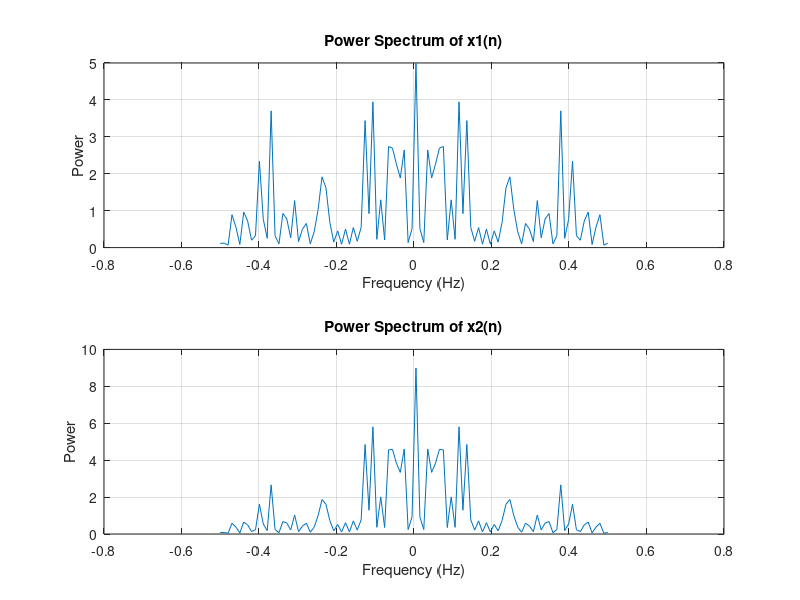
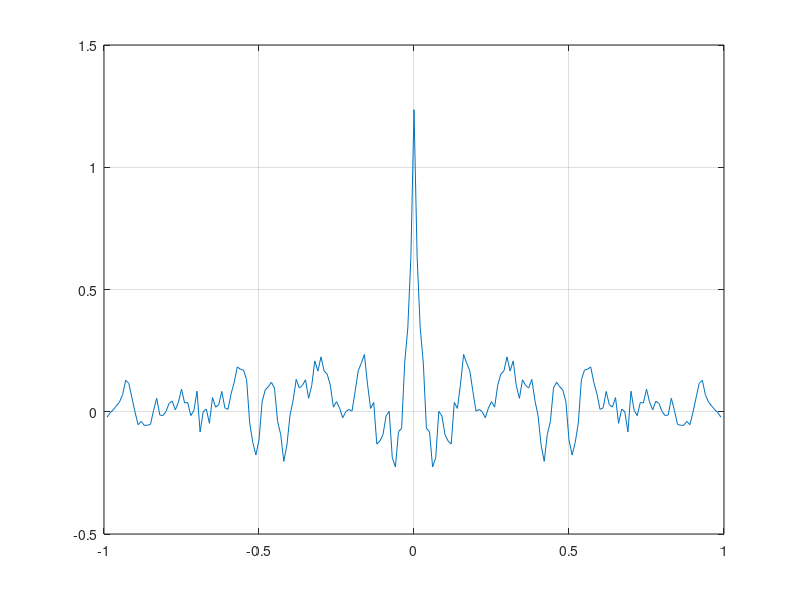

The MATLAB source for these figures, in order:
clear;clc;

N = 100; % 信号长度
z = randn(1, N); % 生成均值为0，方差为1的白噪声信号

% 计算 x(n) 信号
x1 = zeros(1, N);
x2 = zeros(1, N);
px1 = zeros(1, N);
px2 = zeros(1, N);
x1(1) = z(1); % 初始值可以是任意值
Fs = 1; % Sampling frequency (you can change this if needed)
frequencies = linspace(-Fs/2, Fs/2, N); 
% frequencies=(-N/2:N/2-1)/N;
for n = 2:N
    x1(n) = 0.25 * x1(n - 1) + z(n);
%     px1(n)=abs(fftshift(fft(x1(n)))).^2;
end
px1=abs(fftshift(fft(x1))).^2/length(x1);

for n = 1:N
    for k = 0:n-1
        x2(n)=0.25^k.*x1(n-k)+x2(n);     
    end
end
px2=abs(fftshift(fft(x2))).^2/length(x2);

Rx2 = xcorr(x2, 'biased');
M=length(x2);
fr=(-M+1:M-1)/M;

figure(1)
subplot(2,1,1)
plot(frequencies,px1)
title('Power Spectrum of x1(n)');
xlabel('Frequency (Hz)');
ylabel('Power');
grid on;
subplot(2,1,2)
plot(frequencies,px2)
title('Power Spectrum of x2(n)');
xlabel('Frequency (Hz)');
ylabel('Power');
grid on;

figure(2)
plot(fr,Rx2)
grid on;

